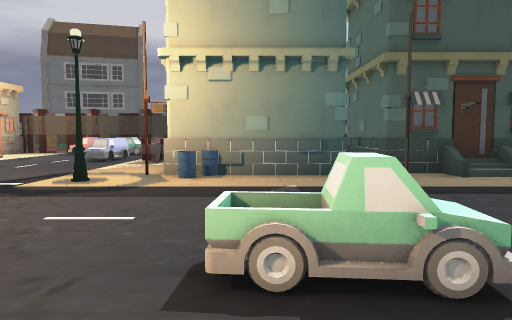
view 1 (above)

24 first-person views from a walk through a 3-D level made in the Godot game engine. The camera is 1.5 m above the floor, tilts 4° down and sees 70° across. The floor is counted in squares, 2 m on a side. Each view is taken from the middle of a square. On the plan, view 1 faces up. The plan holds only what a view shows up to about 11 squares ahead; the rest is blank. The place goes on beyond the plan.

view 2
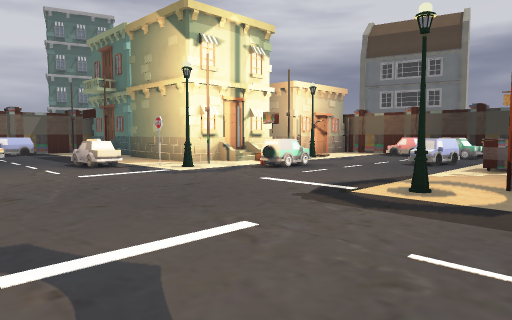

view 3
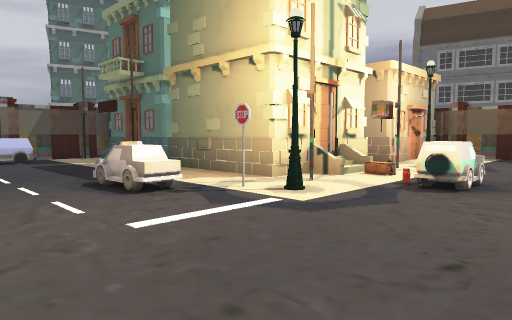

view 4
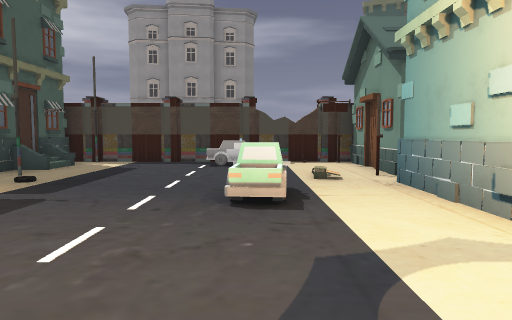

view 5
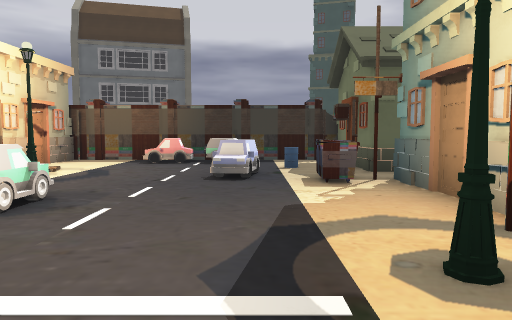

view 6
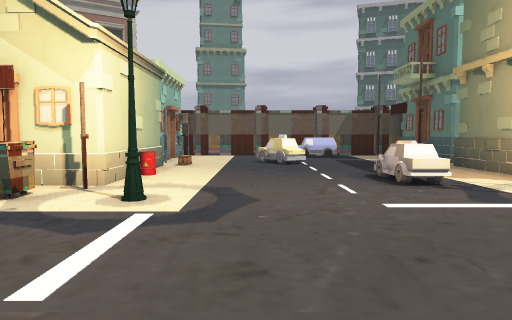

view 7
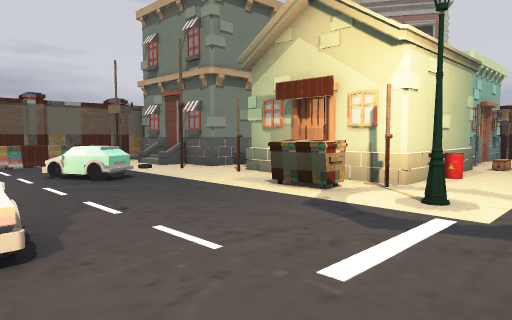

view 8
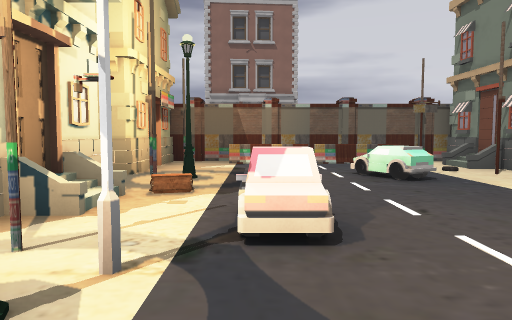

view 9
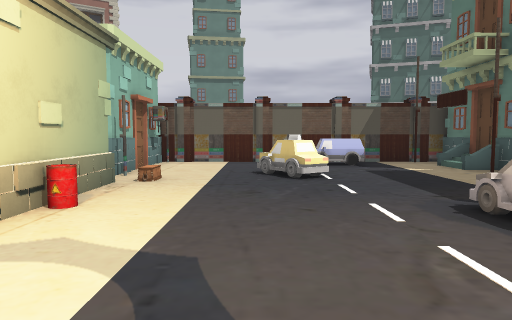

view 10
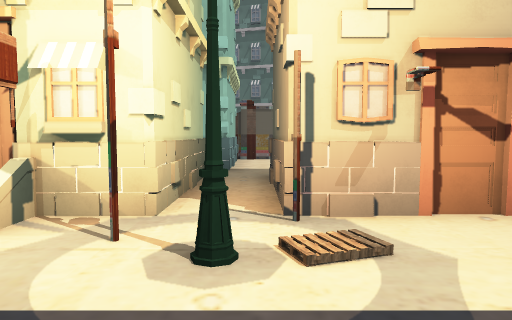

view 11
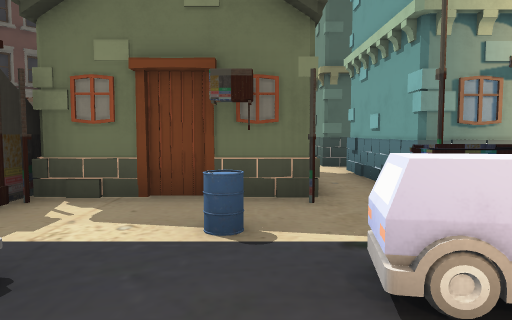

view 12
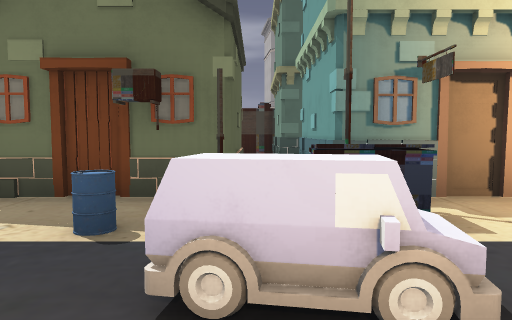

view 13
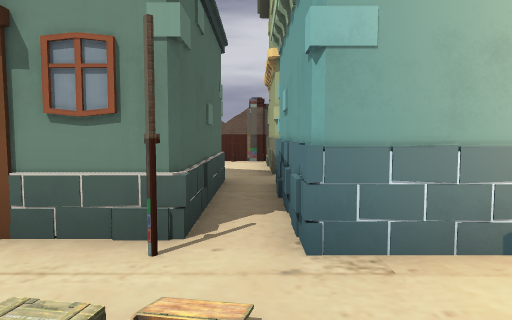

view 14
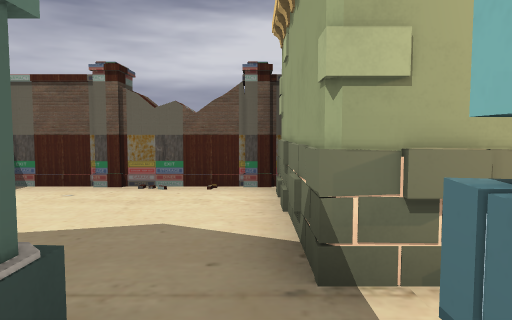

view 15
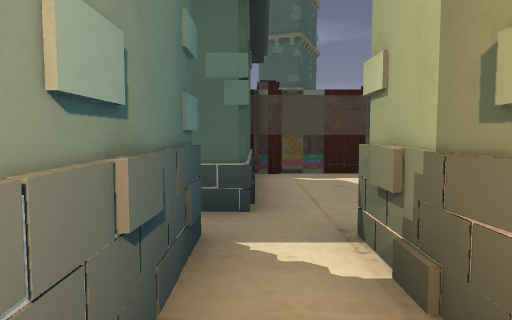

view 16
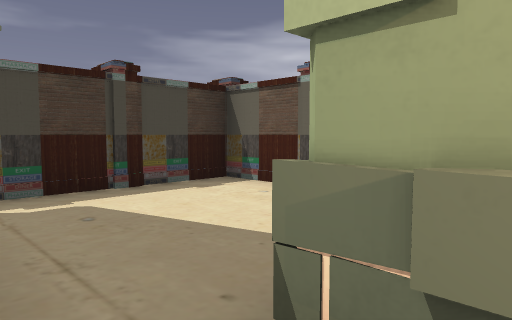

view 17
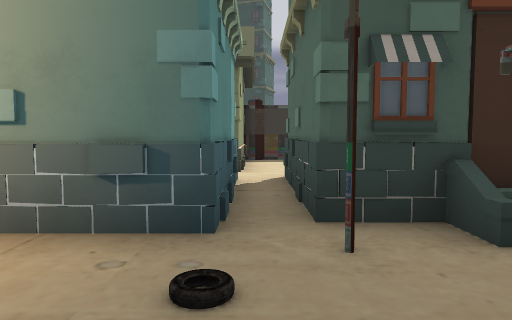

view 18
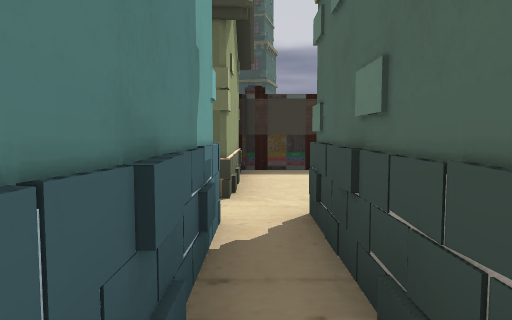

view 19
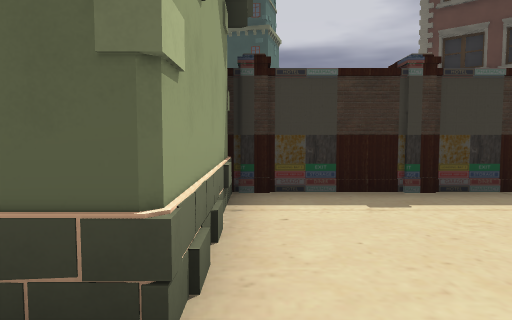

view 20
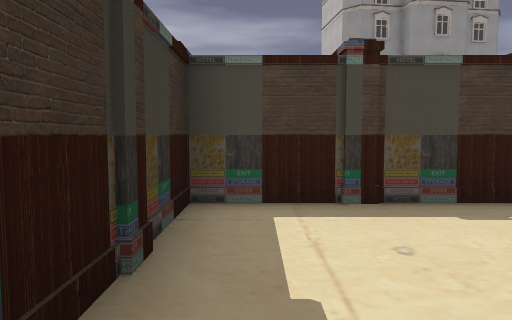

view 21
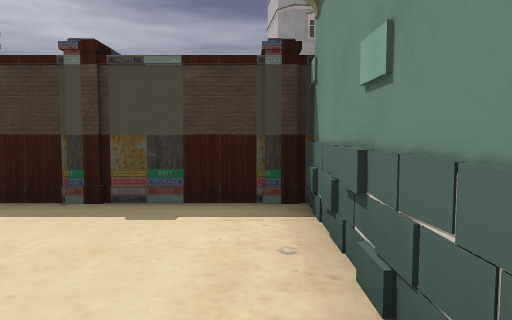

view 22
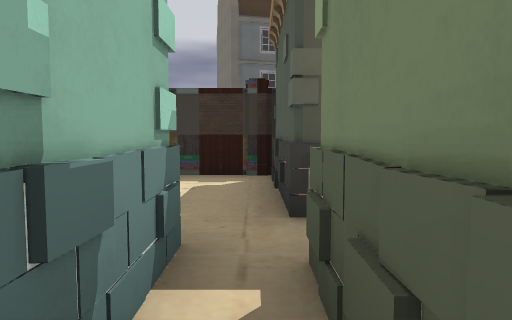

view 23
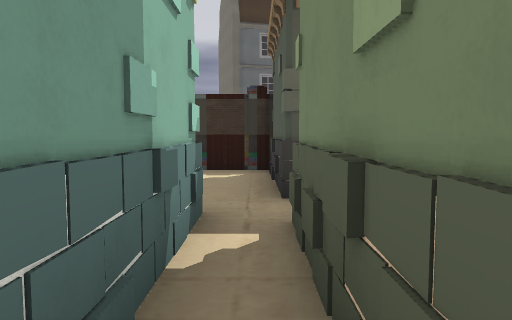

view 24
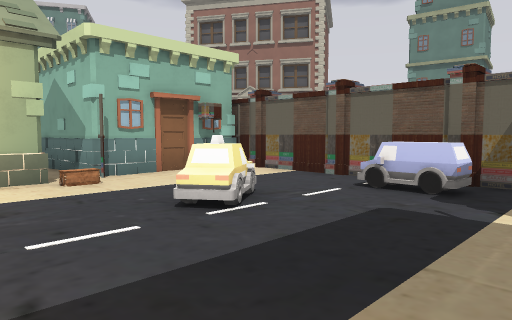

### Floor plan
Key: @ floor where view 1 was taken; # wall or solid block; x gap in a wall; . main floor; : floor 0.5 m higher than the main floor; / step, stairs or slope; = window, fence, low wall or low ledge; ^ raised ledge; B barrel; O other object.
Columns run from 17 left of view 1 to 6 right of it. Each row starts with its distance up from view 1.
 15   #### ########## ######
 14    ..# #..=^^ ..# =....#
 13    ..# #........# #....#
 12    ..####.....O####....#
 11 #.......#...=^.x.......#
 10 ####.####.....^####.####
  9    #.####.......###.#
  8  ###.# ##x^=....###.#
  7 ##:#.####.......O##.####
  6 #.......#.....#.O...##.#
  5 #......=...............#
  4 #^.....=...............#
  3 #..==.................=#
  2 #..=.............^#.  ^#
  1 #........#.............#
  0 # ....B.......#..@.....#
 -1 ####.# ##^...=..###.####
 -2    #.  ^#....../###.#
 -3    #.   #.......###.#
 -4    #   ...==........^###
 -5       ###.#=....###....#
 -6         #. .....# #....#
 -7         #. .....# #....#
 -8         #.####.## #....#
 -9          #   ###  ######

Positions as (right, up) in squares from view 1, and headings:
1: (0, 0), facing up
2: (-1, 1), facing up-left
3: (-5, 2), facing up-left
4: (-4, 2), facing right
5: (-4, 4), facing up
6: (-4, 2), facing left
7: (-4, 2), facing down-left
8: (-4, 2), facing down
9: (-7, 2), facing left
10: (-6, 11), facing left
11: (-6, 12), facing right
12: (-6, 11), facing right
13: (2, 2), facing down
14: (2, -3), facing down
15: (-1, -4), facing right
16: (1, -4), facing down-right
17: (2, 4), facing up
18: (2, 7), facing up
19: (2, 10), facing up
20: (2, 14), facing right
21: (2, 11), facing right
22: (-13, 8), facing up
23: (-13, 7), facing up
24: (-11, 6), facing down-left
